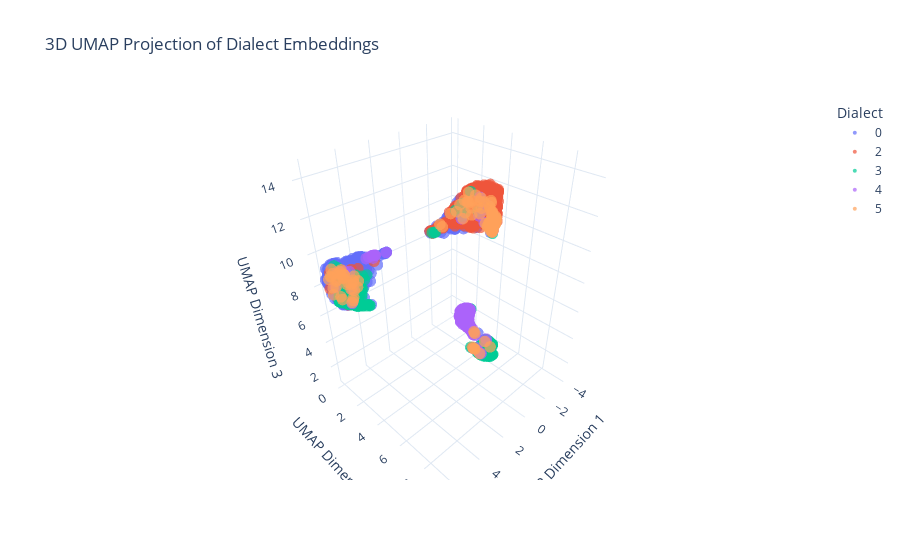

The cell this chart's notebook holds for it:
### Code cell
import umap
import plotly.express as px
import pandas as pd

# Reduce to 3D
reducer = umap.UMAP(n_neighbors=50, min_dist=0.05, n_components=3, random_state=42)
embedding_3d = reducer.fit_transform(embeddings)

# Convert 'ids' to categorical for distinct color mapping
df = pd.DataFrame({
    'UMAP_1': embedding_3d[:, 0],
    'UMAP_2': embedding_3d[:, 1],
    'UMAP_3': embedding_3d[:, 2],
    'Dialect': ids.astype(str)  # Convert to string to ensure discrete color mapping
})

# Create the interactive 3D scatter plot with discrete colors for each dialect
fig = px.scatter_3d(
    df,
    x='UMAP_1',
    y='UMAP_2',
    z='UMAP_3',
    color='Dialect',  # Color points by dialect (discrete values)
    title="3D UMAP Projection of Dialect Embeddings",
    labels={'UMAP_1': 'UMAP Dimension 1', 'UMAP_2': 'UMAP Dimension 2', 'UMAP_3': 'UMAP Dimension 3'},
    template='plotly_white',
    category_orders={'Dialect': sorted(df['Dialect'].unique())},  # Ensure consistent ordering of dialects
)

# Customize marker size and transparency
fig.update_traces(marker=dict(size=4, opacity=0.7))
fig.update_layout(legend_title_text='Dialect')

# Start with all traces unchecked
# fig.for_each_trace(lambda trace: trace.update(visible='legendonly'))

# Show the interactive plot
fig.show()

### Figure 1 — Plotly figure (JSON) as saved in the notebook; plotly's stock layout.template omitted (floating-point values rounded to 4 significant figures; data arrays with more than 128 entries replaced by an {"elided": "..."} marker saying what was removed)
{"data": [{"hovertemplate": "Dialect=0<br>UMAP Dimension 1=%{x}<br>UMAP Dimension 2=%{y}<br>UMAP Dimension 3=%{z}<extra></extra>", "legendgroup": "0", "marker": {"color": "#636efa", "opacity": 0.7, "size": 4, "symbol": "circle"}, "mode": "markers", "name": "0", "scene": "scene", "showlegend": true, "type": "scatter3d", "x": {"elided": "991 float values"}, "y": {"elided": "991 float values"}, "z": {"elided": "991 float values"}}, {"hovertemplate": "Dialect=2<br>UMAP Dimension 1=%{x}<br>UMAP Dimension 2=%{y}<br>UMAP Dimension 3=%{z}<extra></extra>", "legendgroup": "2", "marker": {"color": "#EF553B", "opacity": 0.7, "size": 4, "symbol": "circle"}, "mode": "markers", "name": "2", "scene": "scene", "showlegend": true, "type": "scatter3d", "x": {"elided": "684 float values"}, "y": {"elided": "684 float values"}, "z": {"elided": "684 float values"}}, {"hovertemplate": "Dialect=3<br>UMAP Dimension 1=%{x}<br>UMAP Dimension 2=%{y}<br>UMAP Dimension 3=%{z}<extra></extra>", "legendgroup": "3", "marker": {"color": "#00cc96", "opacity": 0.7, "size": 4, "symbol": "circle"}, "mode": "markers", "name": "3", "scene": "scene", "showlegend": true, "type": "scatter3d", "x": {"elided": "466 float values"}, "y": {"elided": "466 float values"}, "z": {"elided": "466 float values"}}, {"hovertemplate": "Dialect=4<br>UMAP Dimension 1=%{x}<br>UMAP Dimension 2=%{y}<br>UMAP Dimension 3=%{z}<extra></extra>", "legendgroup": "4", "marker": {"color": "#ab63fa", "opacity": 0.7, "size": 4, "symbol": "circle"}, "mode": "markers", "name": "4", "scene": "scene", "showlegend": true, "type": "scatter3d", "x": {"elided": "309 float values"}, "y": {"elided": "309 float values"}, "z": {"elided": "309 float values"}}, {"hovertemplate": "Dialect=5<br>UMAP Dimension 1=%{x}<br>UMAP Dimension 2=%{y}<br>UMAP Dimension 3=%{z}<extra></extra>", "legendgroup": "5", "marker": {"color": "#FFA15A", "opacity": 0.7, "size": 4, "symbol": "circle"}, "mode": "markers", "name": "5", "scene": "scene", "showlegend": true, "type": "scatter3d", "x": {"elided": "148 float values"}, "y": {"elided": "148 float values"}, "z": {"elided": "148 float values"}}], "layout": {"legend": {"title": {"text": "Dialect"}, "tracegroupgap": 0}, "scene": {"domain": {"x": [0, 1], "y": [0, 1]}, "xaxis": {"title": {"text": "UMAP Dimension 1"}}, "yaxis": {"title": {"text": "UMAP Dimension 2"}}, "zaxis": {"title": {"text": "UMAP Dimension 3"}}}, "title": {"text": "3D UMAP Projection of Dialect Embeddings"}}}
